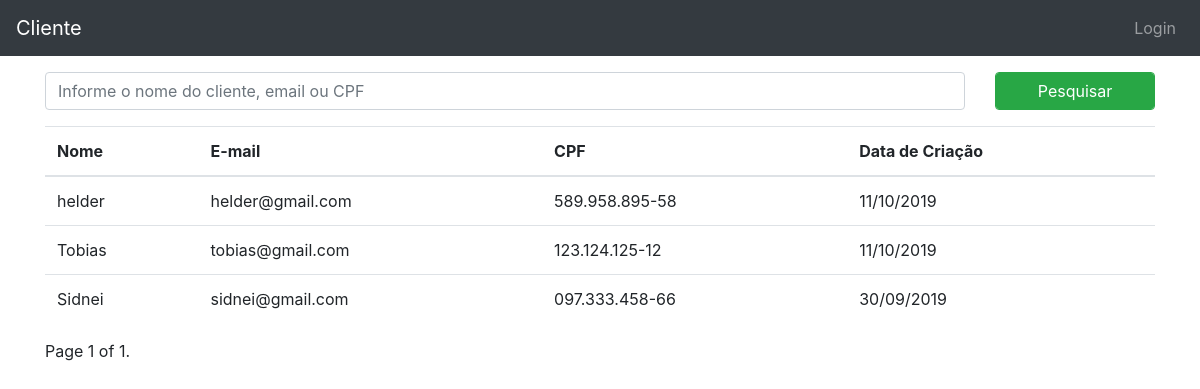
Before: / with the older database file.
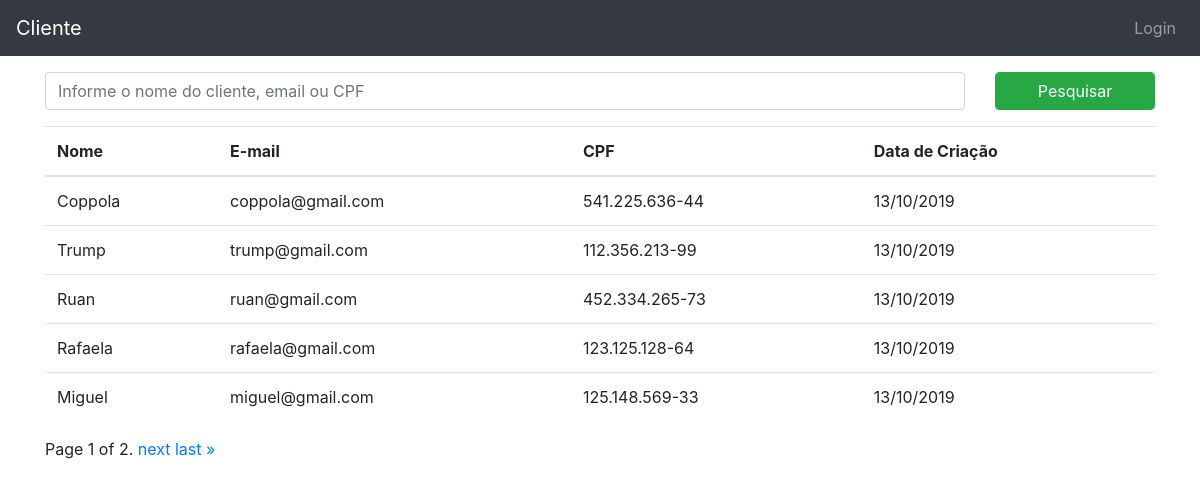
After: the same page with the newer database file.
### clientes/models.py (models this page shows, shortened)
class Cliente(models.Model):
    nome = models.CharField(max_length=250)
    email = models.EmailField()
    cpf = models.CharField(max_length=14, unique=True)
    data_criacao = models.DateField(auto_now_add = True)

### clientes/views.py (the view)
# urls.py: path('', lista_de_clientes, name='lista_de_clientes'),
def lista_de_clientes(request):
   clientes = Cliente.objects.all().order_by('-id')
   queryset = request.GET.get('q')
   if queryset:
      clientes = Cliente.objects.filter(
         Q(nome__icontains = queryset)|
         Q(email__icontains = queryset)|
         Q(cpf__icontains = queryset)
      ).order_by('-id')
   paginator = Paginator(clientes, 5) # Show 5 contacts per page
   page = request.GET.get('page')
   clientes = paginator.get_page(page)
   return render(request, "clientes/lista_de_clientes.html",{'clientes': clientes})

### templates/clientes/lista_de_clientes.html (shortened to what this page needs)
{% extends 'base.html' %}
{% block content %}
<div class="container">
    <form method="GET">
        <div class="row">
            <div class="form-group col-10">
                <input type="search" class="form-control" placeholder="Informe o nome do cliente, email ou CPF" name="q" value="{{ request.GET.q }}">
            </div>
            <div class="form-group col-2">
                <button class="btn-success form-control">Pesquisar</button>
            </div>
        </div>
    </form>
    <table class="table table-head">
        <thead>
            <tr>
                <th>Nome</th>
                <th>E-mail</th>
                <th>CPF</th>
                <th>Data de Criação</th>
            </tr>
        </thead>
        <tbody>
            {% for cliente in clientes %}
            <tr>
                <td>{{ cliente.nome }}</td>
                <td>{{ cliente.email }}</td>
                <td>{{ cliente.cpf }}</td>
                <td>{{ cliente.data_criacao|date:"d/m/Y" }}</td>
            </tr>
            {% endfor %}
        </tbody>
    </table>
    <div class="pagination">
    <span class="step-links">
        <span class="current">
            Page {{ clientes.number }} of {{ clientes.paginator.num_pages }}.
        </span>
        {% if clientes.has_next %}
            <a href="?page={{ clientes.next_page_number }}&q={% if request.GET.q %}{{ request.GET.q }}{% endif %}">next</a>
            <a href="?page={{ clientes.paginator.num_pages }}">last &raquo;</a>
        {% endif %}
    </span>
</div>
</div>
{% endblock content %}

Changed rows visible on the page:
no longer on this page (row edited): Cliente: nome "helder", email "helder@gmail.com", cpf "589.958.895-58", data_criacao "11/10/2019"
removed Cliente: nome "Tobias", email "tobias@gmail.com", cpf "123.124.125-12", data_criacao "11/10/2019"
no longer on this page (row unchanged): Cliente: nome "Sidnei", email "sidnei@gmail.com", cpf "097.333.458-66", data_criacao "30/09/2019"
added Cliente: nome "Coppola", email "coppola@gmail.com", cpf "541.225.636-44", data_criacao "13/10/2019"
added Cliente: nome "Trump", email "trump@gmail.com", cpf "112.356.213-99", data_criacao "13/10/2019"
added Cliente: nome "Ruan", email "ruan@gmail.com", cpf "452.334.265-73", data_criacao "13/10/2019"
added Cliente: nome "Rafaela", email "rafaela@gmail.com", cpf "123.125.128-64", data_criacao "13/10/2019"
added Cliente: nome "Miguel", email "miguel@gmail.com", cpf "125.148.569-33", data_criacao "13/10/2019"
Other visible differences:
{{ clientes.paginator.num_pages }}: "1" → "2"
text now shown: "next last »"
